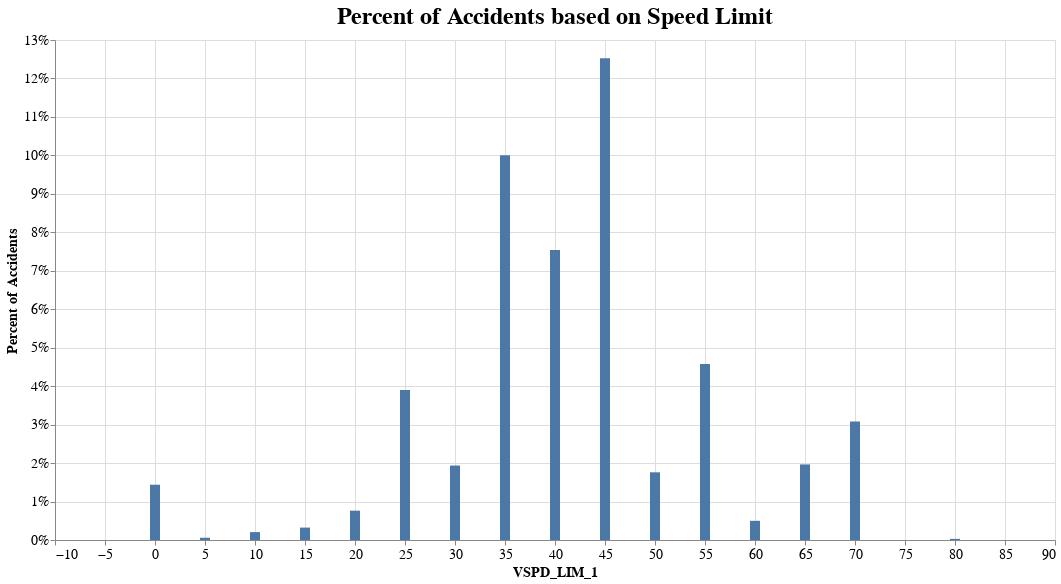

Here is the notebook cell this chart was saved with:
### Code cell
def bar_speed_lim_dist(df):

    # Reduce size of dataframe by only including relevant columns
    columns=['VSPD_LIM_1']
    df = df[columns]

    # Normalize percent of accidents based on speed limit
    bar = alt.Chart(df, title='Percent of Accidents based on Speed Limit').transform_aggregate(
        count='count()',
        groupby=['VSPD_LIM_1']
    ).transform_joinaggregate(
        total='sum(count)'
    ).transform_calculate(
        frac='datum.count / datum.total'
    ).mark_bar(size=10).encode(
        x=alt.X('VSPD_LIM_1:Q'),
        y=alt.Y('frac:Q', title='Percent of Accidents',axis=alt.Axis(format='%')),
    ).properties(
        width=1000,
        height=500
    ).configure_axis(
        labelFontSize=14,
        titleFontSize=14
    ).configure_title(fontSize=24)
    return bar

bar_speed_lim_dist(df_merged)

### Figure 1 — Vega-Lite specification as saved in the notebook (floating-point values rounded to 4 significant figures; data arrays with more than 128 entries replaced by an {"elided": "..."} marker saying what was removed)
{"config": {"view": {"continuousWidth": 300, "continuousHeight": 300}, "axis": {"labelFontSize": 14, "titleFontSize": 14}, "title": {"fontSize": 24}}, "data": {"name": "data-a061959db37bf5d14099ec4c8c14a7cd"}, "mark": {"type": "bar", "size": 10}, "encoding": {"x": {"field": "VSPD_LIM_1", "type": "quantitative"}, "y": {"axis": {"format": "%"}, "field": "frac", "title": "Percent of Accidents", "type": "quantitative"}}, "height": 500, "title": "Percent of Accidents based on Speed Limit", "transform": [{"aggregate": [{"op": "count", "as": "count"}], "groupby": ["VSPD_LIM_1"]}, {"joinaggregate": [{"op": "sum", "field": "count", "as": "total"}]}, {"calculate": "datum.count / datum.total", "as": "frac"}], "width": 1000, "$schema": "https://vega.github.io/schema/vega-lite/v5.8.0.json", "datasets": {"data-a061959db37bf5d14099ec4c8c14a7cd": {"elided": "3409 records"}}}
